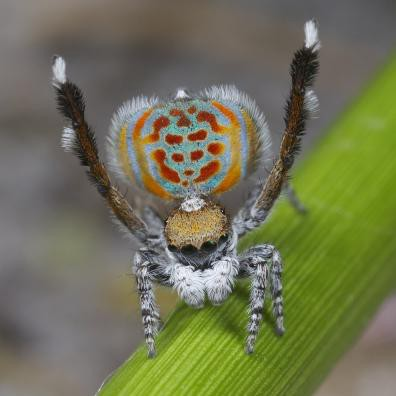
#> input picture E3/arania.jpeg, 396 x 396 px
$ python eje4.py
#> lines starting #> are read from the running program, lines starting #| are printed output that depends on the picture
### E3/detectarbordes.py
# -*- coding: utf-8 -*-
"""
Created on Sat Oct  2 17:24:51 2021

@author: Aaron Ramirez
"""

import matplotlib.pyplot as plt
import cv2
import matplotlib.cm as cm
import numpy as np
import random


def detect_border(imagen,kernelx,kernely,tipo):
    image = cv2.imread(imagen,0)
    image1 = cv2.cvtColor(cv2.imread(imagen),cv2.COLOR_BGR2RGB)

    salidax= cv2.filter2D(image,-1,kernelx)
    saliday= cv2.filter2D(image,-1,kernely)

    imgris= salidax+saliday

    fig, axes= plt.subplots(2,3)
    ax=axes.ravel()

    ax[0].set_title("imagen en gris"),ax[0].imshow(image,cmap=cm.Greys_r)
    ax[1].set_title(tipo+" x"),ax[1].imshow(salidax,cmap=cm.Greys_r)
    ax[2].set_title(tipo + " y"),ax[2].imshow(saliday,cmap=cm.Greys_r)
    ax[3].set_title(tipo +" x + y"),ax[3].imshow(imgris,cmap=cm.Greys_r)
    ax[4].set_title("Imagen Original"),ax[4].imshow(image1,cmap=cm.Greys_r)
    for a in ax:
        a.set_axis_off()
    plt.show()


# [68 lines left out: functions sp_noise, mascara, mascara2, hig_bost, not called in this run]

### E3/eje4.py
# -*- coding: utf-8 -*-
"""
Created on Sun Oct  3 18:45:33 2021

@author: Aaron Ramirez
"""

import numpy as np
import cv2

import detectarbordes as borde

######### Robert ##################
mRobersX= np.array([[-1,-2,-1],[0,0,0],[1,2,1]])
mRobersY= np.array([[-1,0,1],[-2,0,2],[-1,0,1]])


###### Lerr imagen #####
ruta1="arania.jpeg"
image = cv2.imread(ruta1,0)
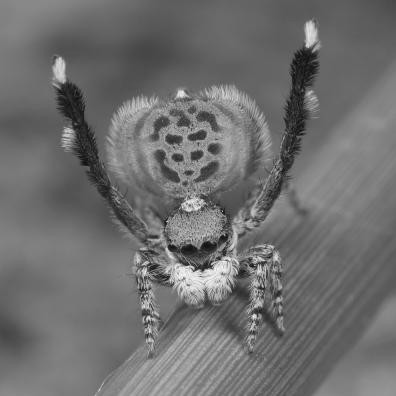
#> image: shape (396, 396); min 10, max 252, mean 110.7
image1 = cv2.imread(ruta1)
#> image1 is the input picture: shape (396, 396, 3); mean B, G, R 83.9, 115, 112.4

borde.detect_border(ruta1, mRobersX, mRobersY, "Robers")
#> in detect_border, `salidax= cv2.filter2D(image,-1,kernelx)`:
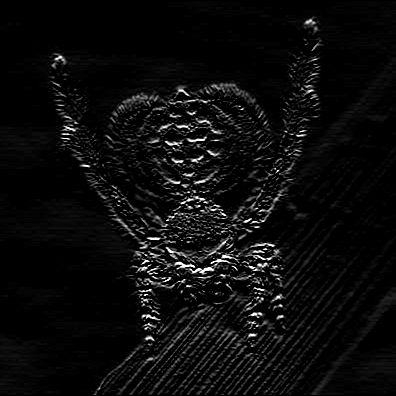
#> salidax: shape (396, 396); min 0, max 255, mean 11.8
#> in detect_border, `saliday= cv2.filter2D(image,-1,kernely)`:
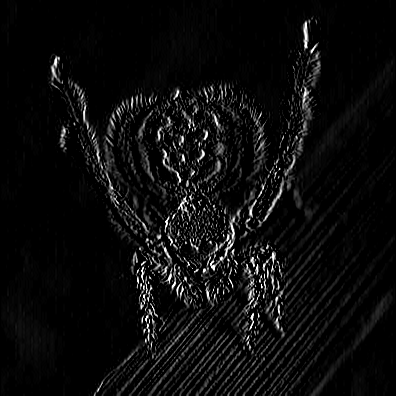
#> saliday: shape (396, 396); min 0, max 255, mean 12.4
#> in detect_border, `imgris= salidax+saliday`:
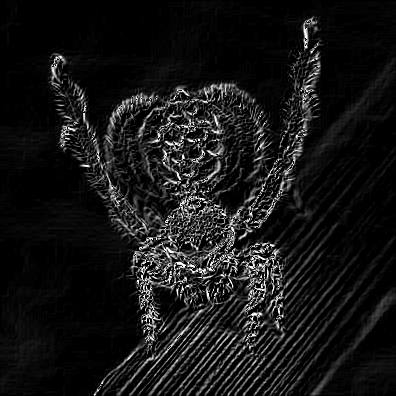
#> imgris: shape (396, 396); min 0, max 255, mean 22
